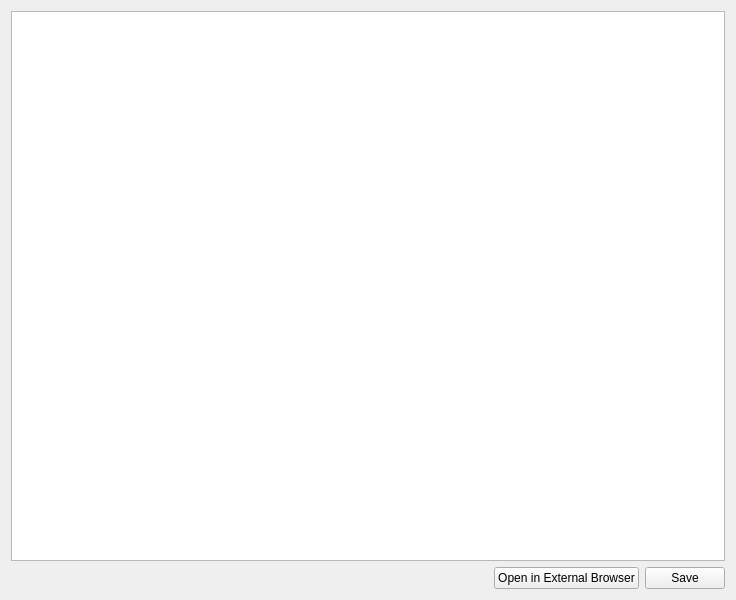
<?xml version="1.0" encoding="UTF-8"?>
<ui version="4.0">
 <class>ApplyProgressDetailsWidgetBase</class>
 <widget class="QWidget" name="ApplyProgressDetailsWidgetBase">
  <property name="geometry">
   <rect>
    <x>0</x>
    <y>0</y>
    <width>736</width>
    <height>600</height>
   </rect>
  </property>
  <layout class="QGridLayout" name="gridLayout">
   <item row="0" column="0" colspan="3">
    <widget class="KTextEdit" name="m_EditReport">
     <property name="textInteractionFlags">
      <set>Qt::LinksAccessibleByMouse|Qt::TextSelectableByKeyboard|Qt::TextSelectableByMouse</set>
     </property>
    </widget>
   </item>
   <item row="1" column="0">
    <spacer name="horizontalSpacer">
     <property name="orientation">
      <enum>Qt::Horizontal</enum>
     </property>
     <property name="sizeHint" stdset="0">
      <size>
       <width>608</width>
       <height>20</height>
      </size>
     </property>
    </spacer>
   </item>
   <item row="1" column="2">
    <widget class="QPushButton" name="m_ButtonSave">
     <property name="text">
      <string>Save</string>
     </property>
    </widget>
   </item>
   <item row="1" column="1">
    <widget class="QPushButton" name="m_ButtonBrowser">
     <property name="text">
      <string>Open in External Browser</string>
     </property>
    </widget>
   </item>
  </layout>
 </widget>
 <customwidgets>
  <customwidget>
   <class>KTextEdit</class>
   <extends>QTextEdit</extends>
   <header>ktextedit.h</header>
  </customwidget>
 </customwidgets>
 <resources/>
 <connections/>
</ui>
